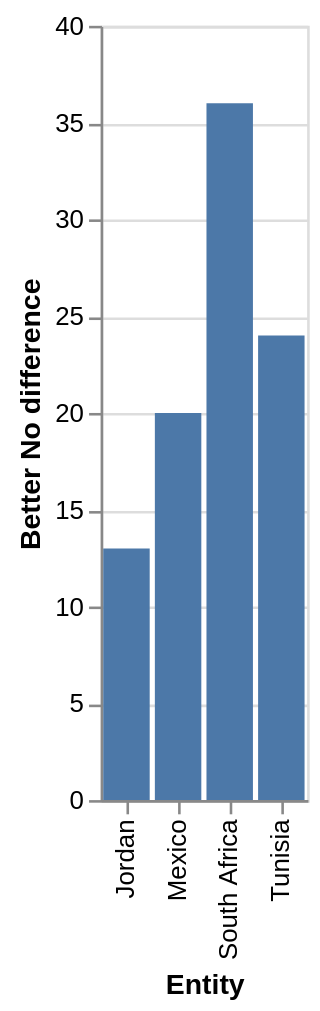

Specify this chart in Vega-Lite:
### Vega-Lite specification from a JSON file in a GitHub repository (floating-point values rounded to 4 significant figures)
{"$schema": "https://vega.github.io/schema/vega-lite/v5.json", "description": "Bar chart auto-generated from CSV", "data": {"values": [{"Entity": "Lebanon", "Better No difference": NaN}, {"Entity": "Jordan", "Better No difference": 13.0}, {"Entity": "Mexico", "Better No difference": 20.0}, {"Entity": "Tunisia", "Better No difference": 24.0}, {"Entity": "South Africa", "Better No difference": 36.0}, {"Entity": "Venezuela", "Better No difference": NaN}]}, "mark": "bar", "encoding": {"x": {"field": "Entity", "type": "ordinal"}, "y": {"field": "Better No difference", "type": "quantitative"}}}
